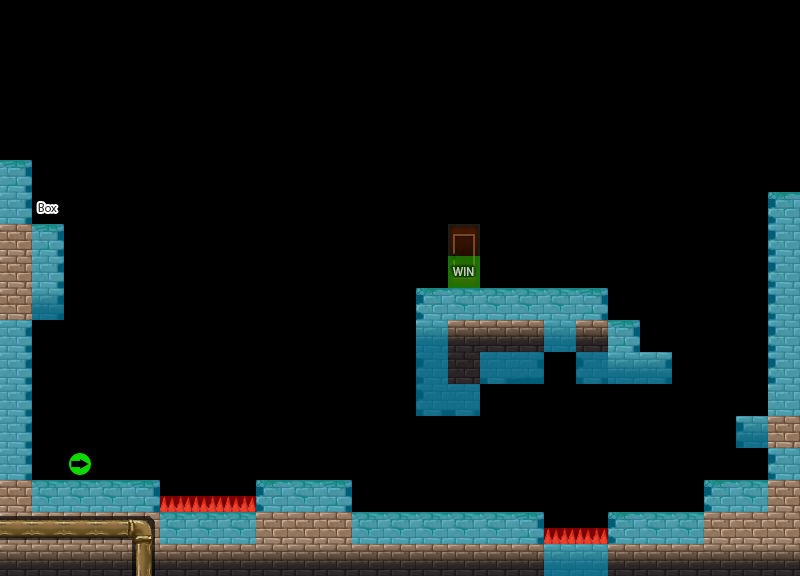

A 2D game scene composited from a Tiled map and its tileset images. What follows is a short description and the map's XML, with each tile layer's data collapsed to a summary:
An orthogonal 25x18 tile map with 32x32 px tiles, 3 tile layers (100, -90, collision), 2 tilesets.

<map version="1.0" orientation="orthogonal" width="25" height="18" tilewidth="32" tileheight="32">
 <tileset firstgid="1" name="tileset" tilewidth="32" tileheight="32">
  <image source="tilesets/tileset.png" width="384" height="384" />
 </tileset>
 <tileset firstgid="145" name="tiles_collision" tilewidth="32" tileheight="32">
  <image source="tilesets/tiles_collision.png" width="160" height="160" />
 </tileset>
 <layer name="100" width="25" height="18">
  <data>[450 cells, 111 non-empty, 17 distinct tile ids]</data>
 </layer>
 <layer name="-90" width="25" height="18">
  <data>[450 cells, 6 non-empty, 3 distinct tile ids]</data>
 </layer>
 <layer name="collision" width="25" height="18">
  <data>[450 cells, 67 non-empty, 5 distinct tile ids]</data>
 </layer>
</map>
